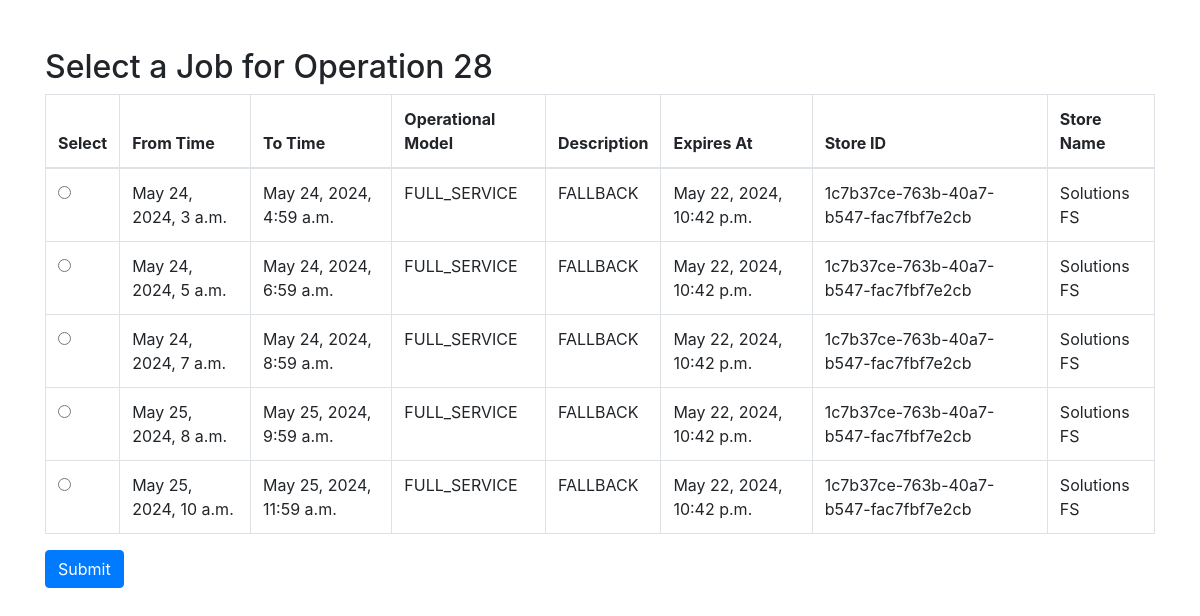
Page /autobilling/operations/28/select_job/ on the committed database.
### autoBilling/models.py (models this page shows, shortened)
class Operation(models.Model):
    id = models.AutoField(primary_key=True)
    persona = models.ForeignKey(Persona, on_delete=models.CASCADE, default=1, related_name='personas')
    product = models.ForeignKey(Product, on_delete=models.CASCADE, default=1, related_name='products')

class Job(models.Model):
    id = models.AutoField(primary_key=True)
    id_job = models.CharField(max_length=1000)
    from_time = models.DateTimeField()
    to_time = models.DateTimeField()
    operational_model = models.CharField(max_length=50)
    description = models.CharField(max_length=255)
    expires_at = models.DateTimeField()
    store_id = models.CharField(max_length=255)
    store_name = models.CharField(max_length=255)
    operation = models.ForeignKey(Operation, on_delete=models.CASCADE, related_name='jobs')

### autoBilling/views.py (the view, shortened to what this page needs)
# urls.py: path('operations/<int:operation_id>/select_job/', views.select_job, name='select_job'),
def select_job(request, operation_id):
    operation = get_object_or_404(Operation, pk=operation_id)
    return render(request, 'autoBilling/select_job.html', {'operation': operation})

### autoBilling/templates/autoBilling/select_job.html (shortened to what this page needs)
<!DOCTYPE html>
<html lang="en">
<head>
    <link rel="stylesheet" href="https://stackpath.bootstrapcdn.com/bootstrap/4.5.2/css/bootstrap.min.css">
</head>
<body>
<div class="container mt-5">
    <h2>Select a Job for Operation {{ operation.id }}</h2>
    <form method="post">
        <table class="table table-bordered">
            <thead>
                <tr>
                    <th>Select</th>
                    <th>From Time</th>
                    <th>To Time</th>
                    <th>Operational Model</th>
                    <th>Description</th>
                    <th>Expires At</th>
                    <th>Store ID</th>
                    <th>Store Name</th>
                </tr>
            </thead>
            <tbody>
                {% for job in operation.jobs.all %}
                    <tr>
                        <td>
                            <input type="radio" name="selected_job" value="{{ job.id }}">
                        </td>
                        <td>{{ job.from_time }}</td>
                        <td>{{ job.to_time }}</td>
                        <td>{{ job.operational_model }}</td>
                        <td>{{ job.description }}</td>
                        <td>{{ job.expires_at }}</td>
                        <td>{{ job.store_id }}</td>
                        <td>{{ job.store_name }}</td>
                    </tr>
                {% endfor %}
            </tbody>
        </table>
        <button type="Seleccionar" class="btn btn-primary">Submit</button>
    </form>
</div>
</body>
</html>

### rows in the picture
Operation: id "28"
Job: from_time "May 24, 2024, 3 a.m.", to_time "May 24, 2024, 4:59 a.m.", operational_model "FULL_SERVICE", description "FALLBACK", expires_at "May 22, 2024, 10:42 p.m.", store_id "1c7b37ce-763b-40a7-b547-fac7fbf7e2cb", store_name "Solutions FS"
Job: from_time "May 24, 2024, 5 a.m.", to_time "May 24, 2024, 6:59 a.m.", operational_model "FULL_SERVICE", description "FALLBACK", expires_at "May 22, 2024, 10:42 p.m.", store_id "1c7b37ce-763b-40a7-b547-fac7fbf7e2cb", store_name "Solutions FS"
Job: from_time "May 24, 2024, 7 a.m.", to_time "May 24, 2024, 8:59 a.m.", operational_model "FULL_SERVICE", description "FALLBACK", expires_at "May 22, 2024, 10:42 p.m.", store_id "1c7b37ce-763b-40a7-b547-fac7fbf7e2cb", store_name "Solutions FS"
Job: from_time "May 25, 2024, 8 a.m.", to_time "May 25, 2024, 9:59 a.m.", operational_model "FULL_SERVICE", description "FALLBACK", expires_at "May 22, 2024, 10:42 p.m.", store_id "1c7b37ce-763b-40a7-b547-fac7fbf7e2cb", store_name "Solutions FS"
Job: from_time "May 25, 2024, 10 a.m.", to_time "May 25, 2024, 11:59 a.m.", operational_model "FULL_SERVICE", description "FALLBACK", expires_at "May 22, 2024, 10:42 p.m.", store_id "1c7b37ce-763b-40a7-b547-fac7fbf7e2cb", store_name "Solutions FS"
